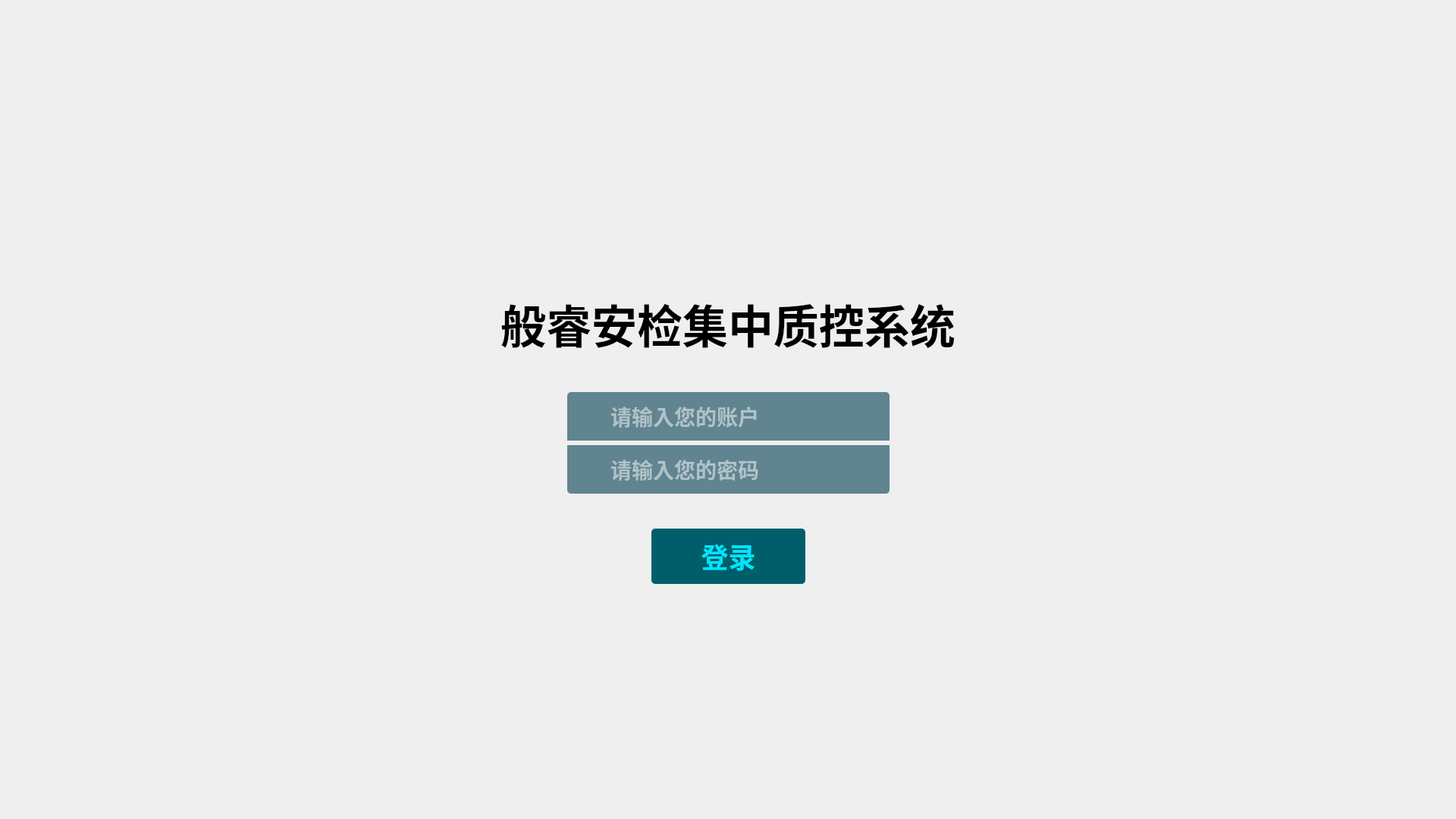
<?xml version="1.0" encoding="UTF-8"?>
<ui version="4.0">
 <class>LoginView</class>
 <widget class="QWidget" name="LoginView">
  <property name="enabled">
   <bool>true</bool>
  </property>
  <property name="geometry">
   <rect>
    <x>0</x>
    <y>0</y>
    <width>1920</width>
    <height>1080</height>
   </rect>
  </property>
  <property name="sizePolicy">
   <sizepolicy hsizetype="Fixed" vsizetype="Fixed">
    <horstretch>0</horstretch>
    <verstretch>0</verstretch>
   </sizepolicy>
  </property>
  <property name="minimumSize">
   <size>
    <width>1920</width>
    <height>1080</height>
   </size>
  </property>
  <property name="maximumSize">
   <size>
    <width>1920</width>
    <height>1080</height>
   </size>
  </property>
  <property name="windowTitle">
   <string>Form</string>
  </property>
  <property name="styleSheet">
   <string notr="true">QWidget#userInputWidget
{
		border-top-left-radius:5px;
		border-top-right-radius:5px;
        background-color: rgba(0, 60, 80, 0.6); /* 半透明深色背景 */

}
QLabel#userIcon
{
	margin-left:20px;
}
QLineEdit#userNameInput
{
	background-color: transparent;
    font-size:28px;
	border:0px;
	color: rgba(255, 255, 255, 255);
	font-weight:bold;
	font-family:&quot;Microsoft YaHei&quot;;
}

QWidget#passwordInputWidget
{
		border-bottom-left-radius:5px;
		border-bottom-right-radius:5px;
        background-color: rgba(0, 60, 80, 0.6); /* 半透明深色背景 */

}
QLabel#passwordIcon
{
	margin-left:20px;
}
QLineEdit#passwordInput
{
	background-color: transparent;
    font-size:28px;
	font-family:&quot;Microsoft YaHei&quot;;
	border:0px;
	color: rgba(255, 255, 255, 255);
	font-weight:bold;
}
QPushButton#loginButton
{
    background-color: rgb(0,94,107);  /* 设置背景色 */
    border-color: rgb(0,94,107);
    font-size: 36px;
	font-family:&quot;Microsoft YaHei&quot;;
	font-weight:bold;
    color: rgb(0,229,255);
    border-radius: 5px;  /* 可选：圆角 */
    padding: 10px 20px;  /* 可选：内边距 */
}

QPushButton#loginButton:pressed
{
	background-color: rgb(0,74,87);    /* 暗一些 */
}
QPushButton#showPassBtn
{
	border:0px;
	background-color: transparent;
}
</string>
  </property>
  <layout class="QVBoxLayout" name="verticalLayout">
   <property name="leftMargin">
    <number>0</number>
   </property>
   <property name="topMargin">
    <number>0</number>
   </property>
   <property name="rightMargin">
    <number>0</number>
   </property>
   <property name="bottomMargin">
    <number>0</number>
   </property>
   <item>
    <widget class="QWidget" name="widget" native="true">
     <property name="sizePolicy">
      <sizepolicy hsizetype="Expanding" vsizetype="Expanding">
       <horstretch>0</horstretch>
       <verstretch>0</verstretch>
      </sizepolicy>
     </property>
     <property name="styleSheet">
      <string notr="true">QWidget#widget
{
	background-image:url(:/Images/BG.png)
}
QLabel#titleText
{
	color:qlineargradient(
        x1: 0.5, y1: 0,   /* 起始点：控件中心顶部（对应WPF StartPoint=&quot;0.5,0&quot;） */
        x2: 0.5, y2: 1,   /* 结束点：控件中心底部（对应WPF EndPoint=&quot;0.5,1&quot;） */
        stop: 0 #FFFFFF,  /* 渐变起点：白色（Offset=0.0） */
        stop: 1 #00E1FF   /* 渐变终点：#00E1FF（Offset=1.0） */
    );
	font-size:60px;
	font-weight:bold;
	font-family:&quot;Microsoft YaHei&quot;;
	background:transparent;
}

QComboBox#roleComboBox
{
	border:none;
	border-bottom:2px solid #E0E0E0;
	font-size:16px;
	font-family: &quot;Microsoft YaHei&quot;, sans-serif; 
}

QComboBox#roleComboBox:drop-down
{
	width:30px;
	border:none;
	background-color:transparent;
}

QComboBox#roleComboBox:down-arrow
{
	image:url(:/Images/combobox_btn.png)
}

QComboBox#roleComboBox::down-arrow:on {
    image: url(:/Images/down1.png);
}

QComboBox#roleComboBox QAbstractItemView
{
	background-color: rgb(255, 255, 255);
	border:none;
    border-radius: 0;
    outline: 0px;  
}
QComboBox#roleComboBox QAbstractItemView::Item
{
	height:33px;
	font-size:16px;
	font-family: &quot;Microsoft YaHei&quot;, sans-serif; 
	background-color: rgb(255, 255, 255);
    border:1px solid rgba(174,174,174,0.1);
}

QComboBox#roleComboBox QAbstractItemView::item:hover{ 
  background-color:rgb(0,118,246);
  color:rgb(255, 255, 255);
}
QComboBox#roleComboBox QAbstractItemView::item:selected{
  background-color:rgb(0,118,246);
  color:rgb(255, 255, 255);
}


</string>
     </property>
     <layout class="QVBoxLayout" name="verticalLayout_2">
      <item>
       <layout class="QHBoxLayout" name="horizontalLayout">
        <property name="spacing">
         <number>10</number>
        </property>
        <item>
         <widget class="QLabel" name="iconLabel">
          <property name="text">
           <string/>
          </property>
          <property name="pixmap">
           <pixmap resource="rc.qrc">:/Images/logo.png</pixmap>
          </property>
          <property name="scaledContents">
           <bool>true</bool>
          </property>
         </widget>
        </item>
        <item>
         <spacer name="horizontalSpacer_5">
          <property name="orientation">
           <enum>Qt::Horizontal</enum>
          </property>
          <property name="sizeHint" stdset="0">
           <size>
            <width>1251</width>
            <height>68</height>
           </size>
          </property>
         </spacer>
        </item>
       </layout>
      </item>
      <item>
       <spacer name="verticalSpacer">
        <property name="orientation">
         <enum>Qt::Vertical</enum>
        </property>
        <property name="sizeHint" stdset="0">
         <size>
          <width>20</width>
          <height>300</height>
         </size>
        </property>
       </spacer>
      </item>
      <item>
       <widget class="GradientLabel" name="titleText">
        <property name="text">
         <string>般睿安检集中质控系统</string>
        </property>
        <property name="alignment">
         <set>Qt::AlignCenter</set>
        </property>
       </widget>
      </item>
      <item>
       <spacer name="verticalSpacer_5">
        <property name="orientation">
         <enum>Qt::Vertical</enum>
        </property>
        <property name="sizeType">
         <enum>QSizePolicy::MinimumExpanding</enum>
        </property>
        <property name="sizeHint" stdset="0">
         <size>
          <width>20</width>
          <height>35</height>
         </size>
        </property>
       </spacer>
      </item>
      <item>
       <layout class="QHBoxLayout" name="horizontalLayout_3">
        <item>
         <spacer name="horizontalSpacer_4">
          <property name="orientation">
           <enum>Qt::Horizontal</enum>
          </property>
          <property name="sizeHint" stdset="0">
           <size>
            <width>35</width>
            <height>17</height>
           </size>
          </property>
         </spacer>
        </item>
        <item>
         <widget class="QWidget" name="userInputWidget" native="true">
          <property name="minimumSize">
           <size>
            <width>425</width>
            <height>64</height>
           </size>
          </property>
          <property name="maximumSize">
           <size>
            <width>425</width>
            <height>64</height>
           </size>
          </property>
          <property name="styleSheet">
           <string notr="true"/>
          </property>
          <layout class="QHBoxLayout" name="horizontalLayout_7" stretch="0,0,0">
           <property name="spacing">
            <number>5</number>
           </property>
           <property name="leftMargin">
            <number>0</number>
           </property>
           <property name="topMargin">
            <number>0</number>
           </property>
           <property name="rightMargin">
            <number>0</number>
           </property>
           <property name="bottomMargin">
            <number>0</number>
           </property>
           <item>
            <widget class="QLabel" name="userIcon">
             <property name="sizePolicy">
              <sizepolicy hsizetype="Fixed" vsizetype="Fixed">
               <horstretch>0</horstretch>
               <verstretch>0</verstretch>
              </sizepolicy>
             </property>
             <property name="minimumSize">
              <size>
               <width>50</width>
               <height>30</height>
              </size>
             </property>
             <property name="maximumSize">
              <size>
               <width>50</width>
               <height>30</height>
              </size>
             </property>
             <property name="styleSheet">
              <string notr="true"/>
             </property>
             <property name="text">
              <string/>
             </property>
             <property name="pixmap">
              <pixmap resource="rc.qrc">:/Images/username.png</pixmap>
             </property>
             <property name="scaledContents">
              <bool>true</bool>
             </property>
             <property name="margin">
              <number>0</number>
             </property>
            </widget>
           </item>
           <item>
            <widget class="QLineEdit" name="userNameInput">
             <property name="sizePolicy">
              <sizepolicy hsizetype="Fixed" vsizetype="Fixed">
               <horstretch>0</horstretch>
               <verstretch>0</verstretch>
              </sizepolicy>
             </property>
             <property name="minimumSize">
              <size>
               <width>335</width>
               <height>64</height>
              </size>
             </property>
             <property name="maximumSize">
              <size>
               <width>335</width>
               <height>64</height>
              </size>
             </property>
             <property name="styleSheet">
              <string notr="true"/>
             </property>
             <property name="maxLength">
              <number>30</number>
             </property>
             <property name="echoMode">
              <enum>QLineEdit::Normal</enum>
             </property>
             <property name="placeholderText">
              <string>请输入您的账户</string>
             </property>
            </widget>
           </item>
           <item>
            <spacer name="horizontalSpacer_13">
             <property name="orientation">
              <enum>Qt::Horizontal</enum>
             </property>
             <property name="sizeHint" stdset="0">
              <size>
               <width>40</width>
               <height>20</height>
              </size>
             </property>
            </spacer>
           </item>
          </layout>
         </widget>
        </item>
        <item>
         <spacer name="horizontalSpacer_2">
          <property name="orientation">
           <enum>Qt::Horizontal</enum>
          </property>
          <property name="sizeHint" stdset="0">
           <size>
            <width>40</width>
            <height>20</height>
           </size>
          </property>
         </spacer>
        </item>
       </layout>
      </item>
      <item>
       <layout class="QHBoxLayout" name="horizontalLayout_4">
        <item>
         <spacer name="horizontalSpacer">
          <property name="orientation">
           <enum>Qt::Horizontal</enum>
          </property>
          <property name="sizeHint" stdset="0">
           <size>
            <width>35</width>
            <height>17</height>
           </size>
          </property>
         </spacer>
        </item>
        <item>
         <widget class="QWidget" name="passwordInputWidget" native="true">
          <property name="minimumSize">
           <size>
            <width>425</width>
            <height>64</height>
           </size>
          </property>
          <property name="maximumSize">
           <size>
            <width>425</width>
            <height>64</height>
           </size>
          </property>
          <layout class="QHBoxLayout" name="horizontalLayout_8" stretch="0,0,0">
           <property name="spacing">
            <number>5</number>
           </property>
           <property name="leftMargin">
            <number>0</number>
           </property>
           <property name="topMargin">
            <number>0</number>
           </property>
           <property name="rightMargin">
            <number>5</number>
           </property>
           <property name="bottomMargin">
            <number>0</number>
           </property>
           <item>
            <widget class="QLabel" name="passwordIcon">
             <property name="sizePolicy">
              <sizepolicy hsizetype="Fixed" vsizetype="Fixed">
               <horstretch>0</horstretch>
               <verstretch>0</verstretch>
              </sizepolicy>
             </property>
             <property name="minimumSize">
              <size>
               <width>50</width>
               <height>30</height>
              </size>
             </property>
             <property name="maximumSize">
              <size>
               <width>50</width>
               <height>30</height>
              </size>
             </property>
             <property name="text">
              <string/>
             </property>
             <property name="pixmap">
              <pixmap resource="rc.qrc">:/Images/password.png</pixmap>
             </property>
             <property name="scaledContents">
              <bool>true</bool>
             </property>
            </widget>
           </item>
           <item>
            <widget class="QLineEdit" name="passwordInput">
             <property name="sizePolicy">
              <sizepolicy hsizetype="Fixed" vsizetype="Fixed">
               <horstretch>0</horstretch>
               <verstretch>0</verstretch>
              </sizepolicy>
             </property>
             <property name="minimumSize">
              <size>
               <width>335</width>
               <height>64</height>
              </size>
             </property>
             <property name="maximumSize">
              <size>
               <width>335</width>
               <height>64</height>
              </size>
             </property>
             <property name="maxLength">
              <number>30</number>
             </property>
             <property name="echoMode">
              <enum>QLineEdit::Password</enum>
             </property>
             <property name="placeholderText">
              <string>请输入您的密码</string>
             </property>
             <property name="cursorMoveStyle">
              <enum>Qt::LogicalMoveStyle</enum>
             </property>
             <property name="clearButtonEnabled">
              <bool>false</bool>
             </property>
            </widget>
           </item>
           <item>
            <widget class="QPushButton" name="showPassBtn">
             <property name="minimumSize">
              <size>
               <width>25</width>
               <height>25</height>
              </size>
             </property>
             <property name="maximumSize">
              <size>
               <width>25</width>
               <height>25</height>
              </size>
             </property>
             <property name="text">
              <string/>
             </property>
             <property name="icon">
              <iconset resource="rc.qrc">
               <normaloff>:/Images/show_pass.png</normaloff>:/Images/show_pass.png</iconset>
             </property>
             <property name="iconSize">
              <size>
               <width>25</width>
               <height>25</height>
              </size>
             </property>
             <property name="checkable">
              <bool>true</bool>
             </property>
             <property name="checked">
              <bool>false</bool>
             </property>
            </widget>
           </item>
          </layout>
         </widget>
        </item>
        <item>
         <spacer name="horizontalSpacer_3">
          <property name="orientation">
           <enum>Qt::Horizontal</enum>
          </property>
          <property name="sizeHint" stdset="0">
           <size>
            <width>40</width>
            <height>20</height>
           </size>
          </property>
         </spacer>
        </item>
       </layout>
      </item>
      <item>
       <spacer name="verticalSpacer_6">
        <property name="orientation">
         <enum>Qt::Vertical</enum>
        </property>
        <property name="sizeType">
         <enum>QSizePolicy::MinimumExpanding</enum>
        </property>
        <property name="sizeHint" stdset="0">
         <size>
          <width>20</width>
          <height>35</height>
         </size>
        </property>
       </spacer>
      </item>
      <item>
       <layout class="QHBoxLayout" name="horizontalLayout_5">
        <item>
         <spacer name="horizontalSpacer_11">
          <property name="orientation">
           <enum>Qt::Horizontal</enum>
          </property>
          <property name="sizeHint" stdset="0">
           <size>
            <width>40</width>
            <height>20</height>
           </size>
          </property>
         </spacer>
        </item>
        <item>
         <widget class="QPushButton" name="loginButton">
          <property name="minimumSize">
           <size>
            <width>203</width>
            <height>64</height>
           </size>
          </property>
          <property name="text">
           <string>登录</string>
          </property>
         </widget>
        </item>
        <item>
         <spacer name="horizontalSpacer_12">
          <property name="orientation">
           <enum>Qt::Horizontal</enum>
          </property>
          <property name="sizeHint" stdset="0">
           <size>
            <width>40</width>
            <height>20</height>
           </size>
          </property>
         </spacer>
        </item>
       </layout>
      </item>
      <item>
       <spacer name="verticalSpacer_2">
        <property name="orientation">
         <enum>Qt::Vertical</enum>
        </property>
        <property name="sizeHint" stdset="0">
         <size>
          <width>20</width>
          <height>301</height>
         </size>
        </property>
       </spacer>
      </item>
     </layout>
    </widget>
   </item>
  </layout>
 </widget>
 <customwidgets>
  <customwidget>
   <class>GradientLabel</class>
   <extends>QLabel</extends>
   <header location="global">GradientLabel.h</header>
  </customwidget>
 </customwidgets>
 <resources>
  <include location="rc.qrc"/>
 </resources>
 <connections/>
</ui>
